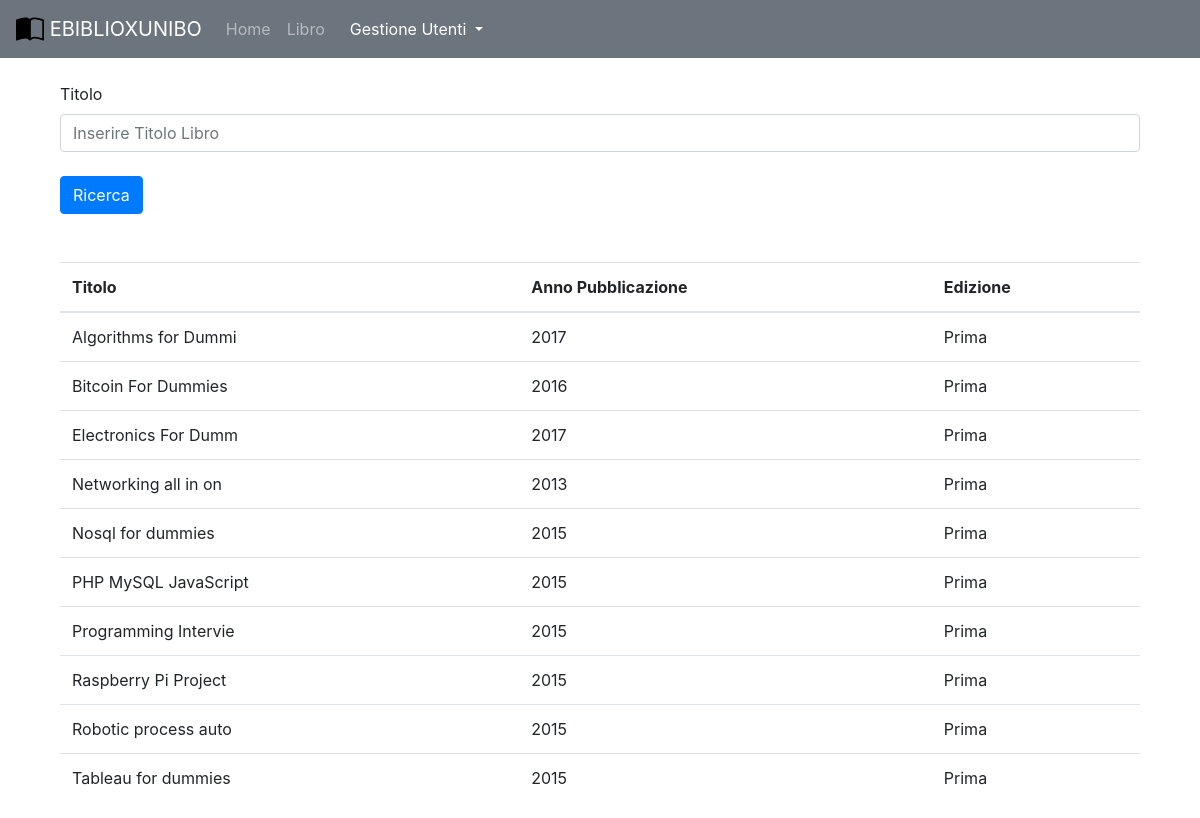
Page /admin/ebook/ebook_admin.php on the earlier database version.
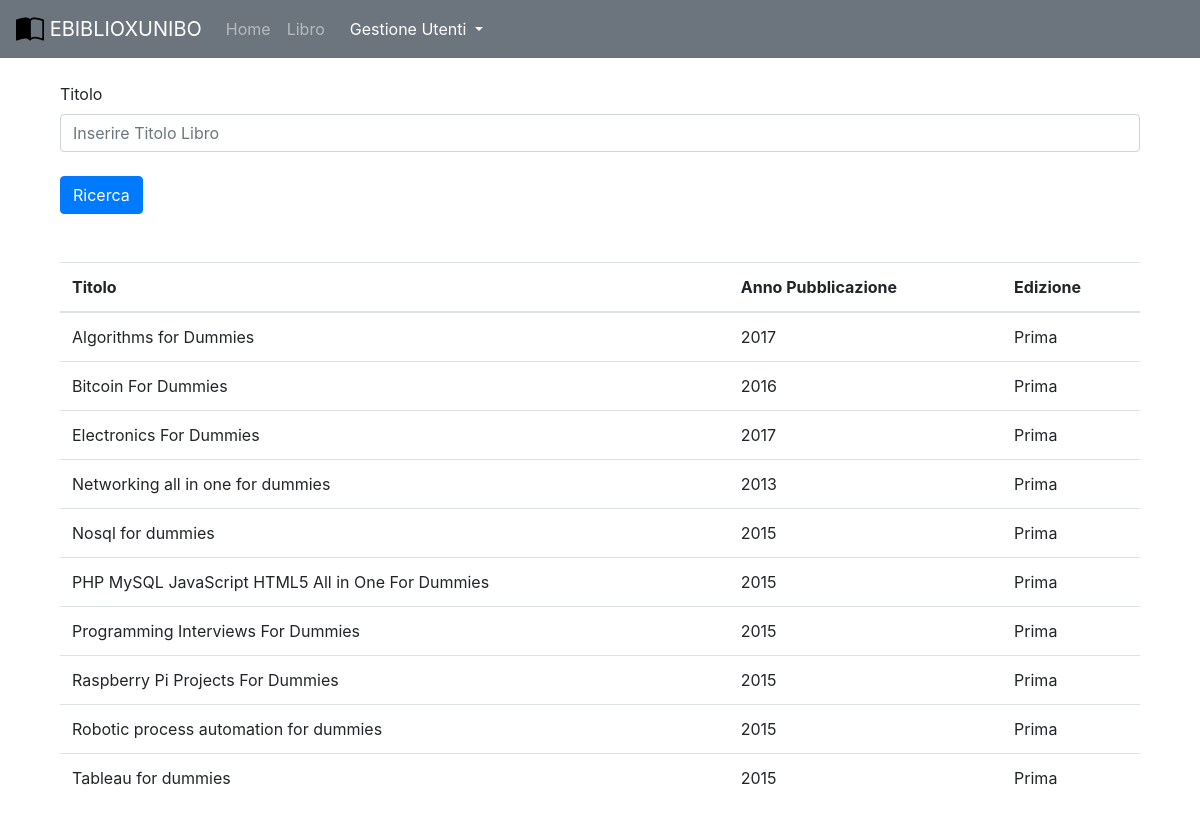
Same page on the later database version.
### tables this page shows
create table EBOOK(
    Codice int primary key auto_increment not null,
    Titolo varchar(255),
    Edizione varchar(255),
    Genere varchar(255),
    AnnoPubblicazione int,
    Dimensione int,
    Pdf varchar(255),
    NumAccessi int
);

### includes/autoloader.inc.php (called while the page is built, shortened)
<?php
    function myAutoLoader($className){
        $path = "C:\\xampp\\htdocs\\Ebiblio\\controller\\";
        $extension = ".class.php";
        $fullPath = $path.$className.$extension;
    }
?>

### controller/dbh.class.php (called while the page is built)
<?php
    class Dbh {
        private static $dbInstance;
        private $db;
        public static function getInstance() {
            if(is_null(Dbh::$dbInstance)) {
                self::$dbInstance = new Dbh();
            }
            return self::$dbInstance;
        }
        private function __construct() {
            try {
                $this->db = new PDO(
                    'mysql:host=localhost;dbname=ebiblio;charset=utf8',
                    'root',
                    '1590');
                $this->db->setAttribute(PDO::ATTR_ERRMODE, PDO::ERRMODE_EXCEPTION);
                $this->db->setAttribute(PDO::ATTR_EMULATE_PREPARES, true);
            } catch (PDOException $pdo) {
                echo "No database found! Please run the database server to proceed!";
            }
        }
        public function getDb() {
            return $this->db;
        }
    }
?>

### controller/ebookController.class.php (called while the page is built, shortened)
<?php
    class EbookController{
        public function list(){
            $query ="SELECT * FROM Ebook";
            $stmt = Dbh::getInstance()
                -> getDb()
                -> prepare($query);
                $stmt -> execute();
                return $stmt -> fetchAll(PDO::FETCH_ASSOC);
        }
    }
?>

### admin/ebook/ebook_admin.php (the view, shortened to what this page needs)
<?php
    require_once('/xampp/htdocs/ebiblio/admin/admin_partials/menu.php');
$ebookCon = new EbookController();
$ebook_res = $ebookCon->list();
?>
<div class="container" style="background-color: white;">
    <br>
    <div class="container">
        <form action="" method="POST">
            <div class="form-group">
                <div class="row">
                    <div class="col mb-2">
                        <label for="titoloId">Titolo</label>
                        <input type="text" class="form-control" name="Titolo" id="titoloId" aria-describedby="emailHelp" placeholder="Inserire Titolo Libro">
                    </div>
                </div>
            </div>
            <input type="submit" name="ebookform_submitted" class="btn btn-primary" value="Ricerca"></input>
        </form>
        <table class="table table-hover">
            <thead>
                <tr>
                    <th>Titolo</th>
                    <th>Anno Pubblicazione</th>
                    <th>Edizione</th>
                </tr>
            </thead>
            <tbody>
                <?php
                if (isset($_POST['ebookform_submitted'])) {
                    $tit = trim($_POST['Titolo']);
                    if (ctype_space($tit)||$tit=='') {
                        echo "Titolo libro nullo";
                    } else {
                        $ebook_like = $ebookCon->getLikeEbook($tit);
                        if (count($ebook_like) <= 0) {
                            echo "Nessun risultato corrispondente";
                        }
                        for ($i = 0; $i < count($ebook_like); $i++) {
                            echo '<tr ' . 'onclick="window.location.assign(\'http://localhost/ebiblio/libro_prenot/libroinfo.php?Titolo=' . $ebook_like[$i]['Titolo'] .
                                '&codLibro=' . $ebook_like[$i]['Codice'] . '\');"' . '>';
                            echo '<td>' . $ebook_like[$i]['Titolo'] . '</td>';
                            echo '<td>' . $ebook_like[$i]['AnnoPubblicazione'] . '</td>';
                            echo '<td>'  . $ebook_like[$i]['Edizione'] . '</td>';
                            echo '</tr>';
                        }
                    }
                }
                else {
                    for ($i = 0; $i < count($ebook_res); $i++) {
                        echo '<tr ' . 'onclick="window.location.assign(\'http://localhost/ebiblio/libro_prenot/libroinfo.php?Titolo=' . $ebook_res[$i]['Titolo'] .
                            '&codLibro=' . $ebook_res[$i]['Codice'] . '\');"' . '>';
                        echo '<td>' . $ebook_res[$i]['Titolo'] . '</td>';
                        echo '<td>' . $ebook_res[$i]['AnnoPubblicazione'] . '</td>';
                        echo '<td>'  . $ebook_res[$i]['Edizione'] . '</td>';
                        echo '</tr>';
                    }
                }
                ?>
            </tbody>
        </table>
    </div>
</div>

Differences in the rows shown:
changed ebook: Titolo "Algorithms for Dummi" → "Algorithms for Dummies"
changed ebook: Titolo "Electronics For Dumm" → "Electronics For Dummies"
changed ebook: Titolo "Networking all in on" → "Networking all in one for dummies"
changed ebook: Titolo "PHP MySQL JavaScript" → "PHP MySQL JavaScript HTML5 All in One For Dummies"
changed ebook: Titolo "Programming Intervie" → "Programming Interviews For Dummies"
changed ebook: Titolo "Raspberry Pi Project" → "Raspberry Pi Projects For Dummies"
changed ebook: Titolo "Robotic process auto" → "Robotic process automation for dummies"
